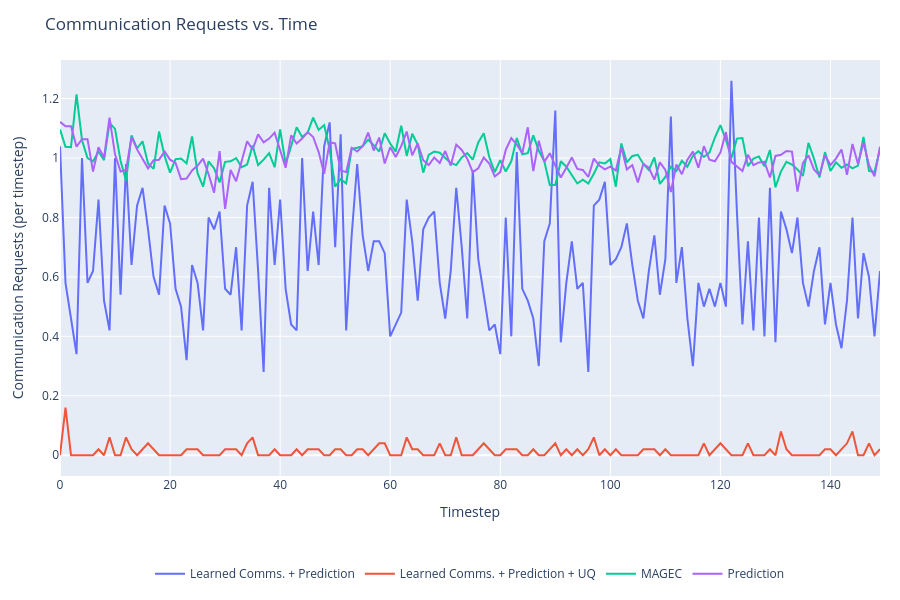

Notebook cell for this chart:
### Code cell
fig = go.Figure()

for series in output:
    if SERIES_TO_PLOT is not None and series not in SERIES_TO_PLOT:
        continue

    color = series_colors.get(series, '#888888')
    all_exps_s = list(output[series].keys())

    all_requests = []
    for exp in all_exps_s:
        r = np.array(output[series][exp]['communication']['requests_made'][...])
        # r shape: (episodes, timesteps, agents) -> sum over agents, keep timesteps
        r2d = r.reshape(r.shape[0], r.shape[1], -1).sum(axis=2)  # (episodes, timesteps)
        all_requests.append(r2d)

    if all_requests:
        all_requests = np.concatenate(all_requests, axis=0)  # (total_episodes, timesteps)
        mean_req = all_requests.mean(axis=0)
        std_req = all_requests.std(axis=0)
        timesteps = np.arange(len(mean_req))

        fig.add_trace(go.Scatter(
            x=timesteps,
            y=mean_req,
            mode='lines',
            name=series,
            line=dict(color=color),
            legendgroup=series,
            hovertemplate=f"{series}<br>t=%{{x}}<br>requests=%{{y:.2f}}<extra></extra>",
        ))
        # Std band
        # fig.add_trace(go.Scatter(
        #     x=np.concatenate([timesteps, timesteps[::-1]]).tolist(),
        #     y=np.concatenate([mean_req + std_req, (mean_req - std_req)[::-1]]).tolist(),
        #     fill='toself',
        #     fillcolor=color,
        #     line=dict(color='rgba(255,255,255,0)'),
        #     opacity=0.15,
        #     legendgroup=series,
        #     showlegend=False,
        #     hoverinfo='skip',
        # ))

fig.update_layout(
    title="Communication Requests vs. Time",
    xaxis_title="Timestep",
    yaxis_title="Communication Requests (per timestep)",
    height=600,
    hovermode='closest',
    autosize=True,
    margin=dict(l=60, r=20, t=60, b=120),
    legend=dict(orientation='h', yanchor='top', y=-0.2, xanchor='center', x=0.5),
)
fig.show()

### Figure 1 — Plotly figure (JSON) as saved in the notebook; plotly's stock layout.template omitted (floating-point values rounded to 4 significant figures; data arrays with more than 128 entries replaced by an {"elided": "..."} marker saying what was removed)
{"data": [{"hovertemplate": "Learned Comms. + Prediction<br>t=%{x}<br>requests=%{y:.2f}<extra></extra>", "legendgroup": "Learned Comms. + Prediction", "line": {"color": "#636EFA"}, "mode": "lines", "name": "Learned Comms. + Prediction", "type": "scatter", "x": {"elided": "150 int values"}, "y": {"elided": "150 float values"}}, {"hovertemplate": "Learned Comms. + Prediction + UQ<br>t=%{x}<br>requests=%{y:.2f}<extra></extra>", "legendgroup": "Learned Comms. + Prediction + UQ", "line": {"color": "#EF553B"}, "mode": "lines", "name": "Learned Comms. + Prediction + UQ", "type": "scatter", "x": {"elided": "150 int values"}, "y": {"elided": "150 float values"}}, {"hovertemplate": "MAGEC<br>t=%{x}<br>requests=%{y:.2f}<extra></extra>", "legendgroup": "MAGEC", "line": {"color": "#00CC96"}, "mode": "lines", "name": "MAGEC", "type": "scatter", "x": {"elided": "150 int values"}, "y": {"elided": "150 float values"}}, {"hovertemplate": "Prediction<br>t=%{x}<br>requests=%{y:.2f}<extra></extra>", "legendgroup": "Prediction", "line": {"color": "#AB63FA"}, "mode": "lines", "name": "Prediction", "type": "scatter", "x": {"elided": "150 int values"}, "y": {"elided": "150 float values"}}], "layout": {"autosize": true, "height": 600, "hovermode": "closest", "legend": {"orientation": "h", "x": 0.5, "xanchor": "center", "y": -0.2, "yanchor": "top"}, "margin": {"b": 120, "l": 60, "r": 20, "t": 60}, "title": {"text": "Communication Requests vs. Time"}, "xaxis": {"title": {"text": "Timestep"}}, "yaxis": {"title": {"text": "Communication Requests (per timestep)"}}}}
